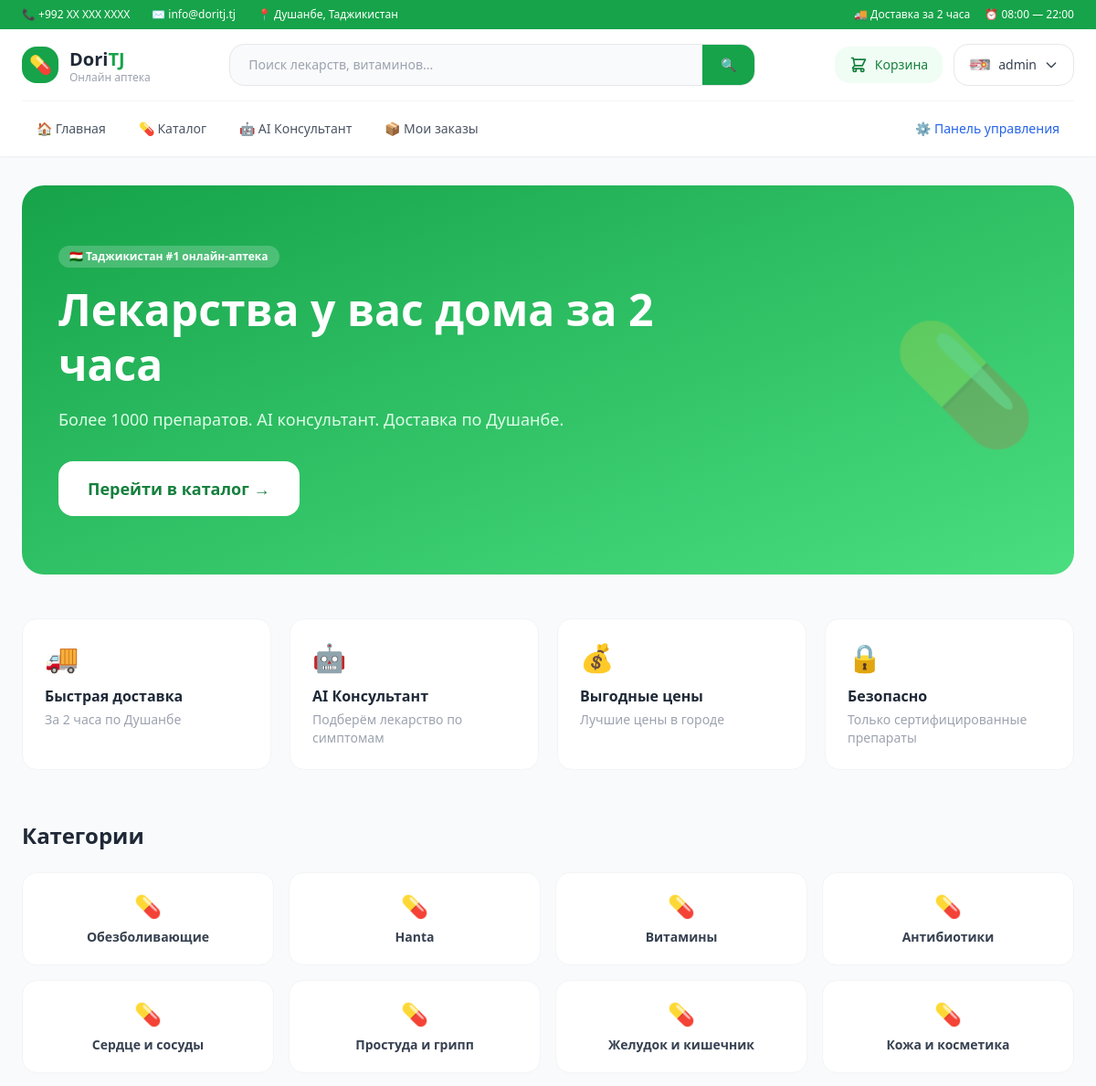
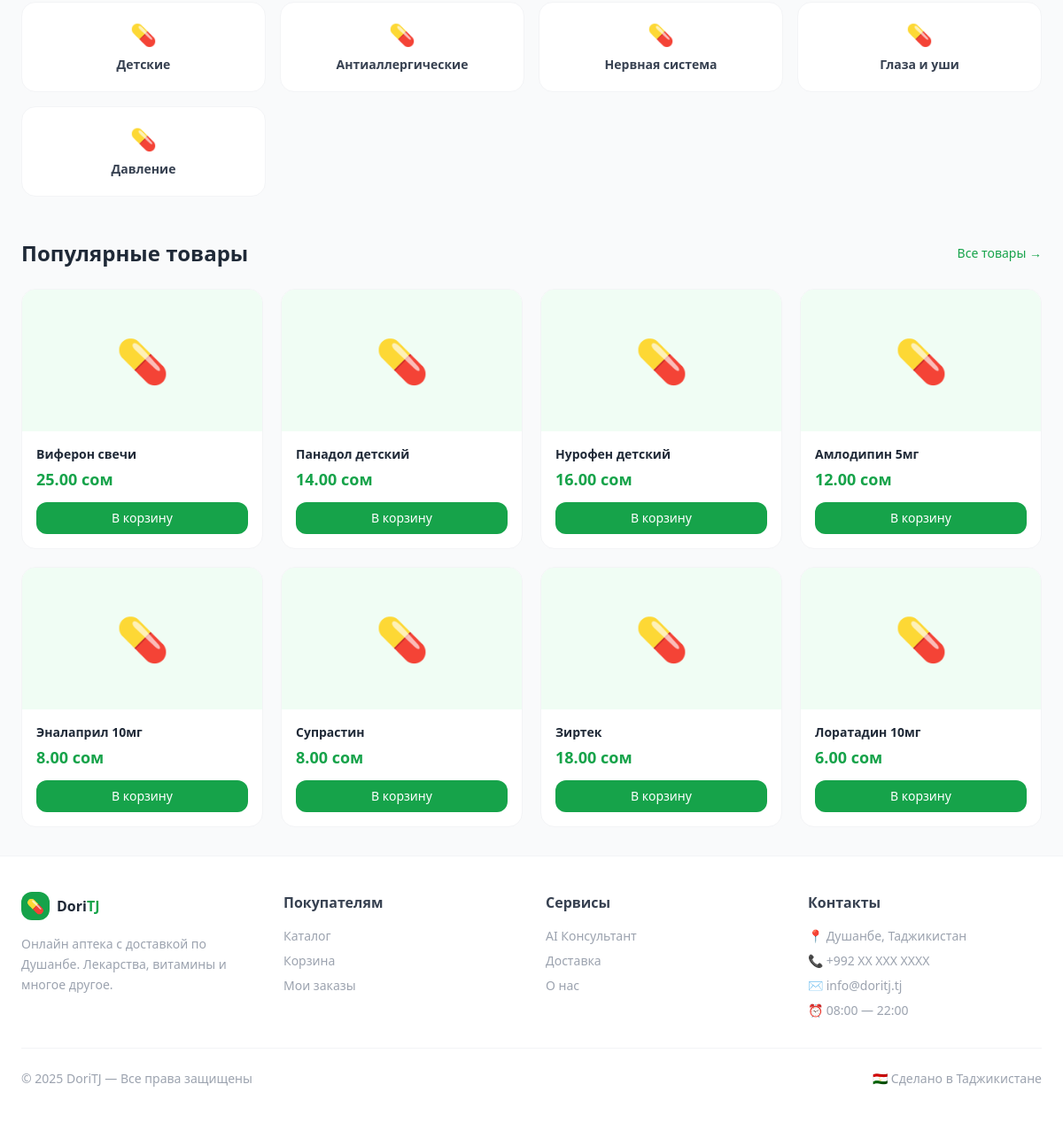
Screenshot of / (signed in) with the database file from the repository (2 pictures, top to bottom).
### accounts/models.py (models this page shows, shortened)
class User(AbstractUser):
    phone = models.CharField(max_length=20, blank=True)
    address = models.TextField(blank=True)
    birth_date = models.DateField(null=True, blank=True)
    avatar = models.ImageField(upload_to='avatars/', blank=True)
    age = models.PositiveIntegerField(null=True, blank=True)
    is_courier = models.BooleanField(default=False)
    is_manager = models.BooleanField(default=False)

### products/models.py (models this page shows, shortened)
class Category(models.Model):
    name = models.CharField(max_length=255)
    slug = models.SlugField(unique=True)
    icon = models.ImageField(upload_to='icons/', null=True, blank=True)
    is_deleted = models.BooleanField(default=False)

class Product(models.Model):
    category = models.ForeignKey(Category, on_delete=models.CASCADE)
    manufacturer = models.ForeignKey(Manufacturer, on_delete=models.SET_NULL, null=True)
    name = models.CharField(max_length=200)
    description = models.TextField(blank=True)
    price = models.DecimalField(max_digits=10, decimal_places=2)
    stock = models.PositiveIntegerField(default=0)
    image = models.ImageField(upload_to='products/', blank=True, null=True)
    is_prescription = models.BooleanField(default=False)
    active_substance = models.CharField(max_length=200, blank=True)
    created_at = models.DateTimeField(auto_now_add=True)
    is_deleted = models.BooleanField(default=False)

### products/views.py (the view)
# urls.py: path('', views.home, name='home'),
def home(request):
    categories = Category.objects.all()
    popular = Product.objects.filter(stock__gt=0, is_deleted=False).order_by('-id')[:8]
    advantages = [
        {"icon": "🚚", "title": "Быстрая доставка", "desc": "За 2 часа по Душанбе"},
        {"icon": "🤖", "title": "AI Консультант", "desc": "Подберём лекарство по симптомам"},
        {"icon": "💰", "title": "Выгодные цены", "desc": "Лучшие цены в городе"},
        {"icon": "🔒", "title": "Безопасно", "desc": "Только сертифицированные препараты"},
    ]
    return render(request, 'home.html', {
        'categories': categories,
        'popular': popular,
        'advantages': advantages
    })

### accounts/backend.py (called while the page is built)
    def get_user(self, user_id):
        try:
            return User.objects.get(pk=user_id)
        except User.DoesNotExist:
            return None

### templates/home.html (shortened to what this page needs)
{% extends 'base.html' %}
{% block content %}
<div class="relative bg-gradient-to-br from-green-600 to-green-400 rounded-3xl overflow-hidden mb-12 px-10 py-16 text-white">
    <div class="max-w-2xl">
        <span class="bg-white/20 text-white text-xs font-semibold px-3 py-1 rounded-full mb-4 inline-block">🇹🇯 Таджикистан #1 онлайн-аптека</span>
        <h1 class="text-5xl font-extrabold leading-tight mb-4">Лекарства у вас дома за 2 часа</h1>
        <p class="text-green-100 text-lg mb-8">Более 1000 препаратов. AI консультант. Доставка по Душанбе.</p>
        {% if user.is_authenticated %}
            <a href="/catalog/" class="bg-white text-green-700 font-bold px-8 py-4 rounded-2xl hover:bg-green-50 transition inline-block text-lg">Перейти в каталог →</a>
        {% endif %}
    </div>
    <div class="absolute right-10 top-1/2 -translate-y-1/2 text-9xl opacity-20 select-none">💊</div>
</div>
<div class="grid grid-cols-2 md:grid-cols-4 gap-5 mb-14">
    {% for adv in advantages %}
    <div class="bg-white rounded-2xl p-6 border border-gray-100 hover:shadow-md transition">
        <div class="text-3xl mb-3">{{ adv.icon }}</div>
        <h3 class="font-bold text-gray-800 mb-1">{{ adv.title }}</h3>
        <p class="text-gray-400 text-sm">{{ adv.desc }}</p>
    </div>
    {% endfor %}
</div>
{% if user.is_authenticated %}
<div class="mb-12">
    <h2 class="text-2xl font-bold text-gray-800 mb-6">Категории</h2>
    <div class="grid grid-cols-2 md:grid-cols-4 gap-4">
        {% for cat in categories %}
        <a href="/catalog/?category={{ cat.slug }}"
           class="bg-white border border-gray-100 rounded-2xl p-5 text-center hover:border-green-400 hover:shadow-md transition group">
            <div class="text-2xl mb-2">💊</div>
            <p class="font-semibold text-gray-700 group-hover:text-green-600 transition text-sm">{{ cat.name }}</p>
        </a>
        {% empty %}
        <p class="text-gray-400">Категорий нет</p>
        {% endfor %}
    </div>
</div>
<div>
    <div class="flex items-center justify-between mb-6">
        <h2 class="text-2xl font-bold text-gray-800">Популярные товары</h2>
        <a href="/catalog/" class="text-green-600 text-sm font-medium hover:underline">Все товары →</a>
    </div>
    <div class="grid grid-cols-2 md:grid-cols-4 gap-5">
        {% for product in popular %}
        <div class="bg-white rounded-2xl border border-gray-100 overflow-hidden hover:shadow-lg transition group">
            {% if product.image %}
                <img src="{{ product.image.url }}" alt="{{ product.name }}" class="w-full h-40 object-cover group-hover:scale-105 transition duration-300">
            {% else %}
                <div class="w-full h-40 bg-green-50 flex items-center justify-center text-5xl">💊</div>
            {% endif %}
            <div class="p-4">
                <p class="font-semibold text-gray-800 text-sm mb-1 truncate">{{ product.name }}</p>
                <p class="text-green-600 font-bold text-lg mb-3">{{ product.price }} сом</p>
                <a href="/orders/cart/add/{{ product.pk }}/"
                   class="block w-full text-center bg-green-600 text-white text-sm py-2 rounded-xl hover:bg-green-700 transition">
                    В корзину
                </a>
            </div>
        </div>
        {% empty %}
        <p class="text-gray-400 col-span-4">Товаров пока нет</p>
        {% endfor %}
    </div>
</div>
{% endif %}
{% endblock %}

### templates/base.html (shortened to what this page needs)
<!DOCTYPE html>
<html lang="ru">
<head>
    <script src="https://cdn.tailwindcss.com"></script>
</head>
<body class="bg-gray-50 text-gray-800 min-h-screen flex flex-col">
<div class="bg-green-600 text-white text-xs py-2 px-6">
    <div class="max-w-7xl mx-auto flex items-center justify-between">
        <div class="flex items-center gap-6">
            <span>📞 +992 XX XXX XXXX</span>
            <span>✉️ info@doritj.tj</span>
            <span>📍 Душанбе, Таджикистан</span>
        </div>
        <div class="flex items-center gap-4">
            <span>🚚 Доставка за 2 часа</span>
            <span>⏰ 08:00 — 22:00</span>
        </div>
    </div>
</div>
<header class="bg-white shadow-sm sticky top-0 z-50">
    <div class="max-w-7xl mx-auto px-6">
        <div class="flex items-center justify-between py-4 border-b border-gray-100">
            <a href="{% url 'home' %}" class="flex items-center gap-3">
                <div class="w-10 h-10 bg-green-600 rounded-2xl flex items-center justify-center text-white text-xl">
                    💊
                </div>
                <div>
                    <span class="text-xl font-extrabold text-gray-800">Dori</span><span class="text-xl font-extrabold text-green-600">TJ</span>
                    <p class="text-xs text-gray-400 leading-none">Онлайн аптека</p>
                </div>
            </a>
            <form method="GET" action="{% url 'catalog' %}"
                  class="hidden md:flex flex-1 max-w-xl mx-8">
                <div class="flex w-full bg-gray-50 border border-gray-200 rounded-2xl overflow-hidden focus-within:border-green-400 focus-within:bg-white transition">
                    <input type="text" name="search"
                           placeholder="Поиск лекарств, витаминов..."
                           class="flex-1 bg-transparent px-5 py-3 text-sm focus:outline-none">
                    <button type="submit"
                            class="bg-green-600 text-white px-5 py-3 hover:bg-green-700 transition text-sm font-medium">
                        🔍
                    </button>
                </div>
            </form>
            <div class="flex items-center gap-3">
                {% if user.is_authenticated %}
                <a href="{% url 'cart' %}"
                   class="relative flex items-center gap-2 bg-green-50 text-green-700 px-4 py-2.5 rounded-2xl hover:bg-green-100 transition">
                    <svg class="w-5 h-5" fill="none" stroke="currentColor" viewBox="0 0 24 24">
                        <path stroke-linecap="round" stroke-linejoin="round" stroke-width="2"
                            d="M3 3h2l.4 2M7 13h10l4-8H5.4M7 13L5.4 5M7 13l-2.293 2.293c-.63.63-.184 1.707.707 1.707H17m0 0a2 2 0 100 4 2 2 0 000-4zm-8 2a2 2 0 11-4 0 2 2 0 014 0z"/>
                    </svg>
                    <span class="text-sm font-medium">Корзина</span>
                </a>
                <div class="relative group">
                    <button class="flex items-center gap-2 border border-gray-200 px-4 py-2.5 rounded-2xl text-sm font-medium text-gray-700 hover:border-green-400 hover:text-green-600 transition">
                        {% if user.avatar %}
                            <img src="{{ user.avatar.url }}" class="w-6 h-6 rounded-full object-cover">
                        {% else %}
                            <div class="w-6 h-6 rounded-full bg-green-100 flex items-center justify-center text-green-600 text-xs font-bold">
                                {{ user.username|first|upper }}
                            </div>
                        {% endif %}
                        {{ user.username }}
                        <svg class="w-4 h-4" fill="none" stroke="currentColor" viewBox="0 0 24 24">
                            <path stroke-linecap="round" stroke-linejoin="round" stroke-width="2" d="M19 9l-7 7-7-7"/>
                        </svg>
                    </button>
                </div>
                {% endif %}
            </div>
        </div>
        {% if user.is_authenticated %}
        <nav class="flex items-center gap-1 py-3">
            <a href="{% url 'home' %}"
               class="px-4 py-2 rounded-xl text-sm font-medium text-gray-600 hover:bg-green-50 hover:text-green-600 transition">
                🏠 Главная
            </a>
            {% if user.is_courier %}
                <a href="{% url 'courier_dashboard' %}"
                   class="px-4 py-2 rounded-xl text-sm font-medium bg-green-600 text-white hover:bg-green-700 transition">
                    🛵 Панель курьера
                </a>
            {% else %}
                <a href="{% url 'catalog' %}"
                   class="px-4 py-2 rounded-xl text-sm font-medium text-gray-600 hover:bg-green-50 hover:text-green-600 transition">
                    💊 Каталог
                </a>
                <a href="{% url 'consultant' %}"
                   class="px-4 py-2 rounded-xl text-sm font-medium text-gray-600 hover:bg-green-50 hover:text-green-600 transition">
                    🤖 AI Консультант
                </a>
                <a href="{% url 'my_orders' %}"
                   class="px-4 py-2 rounded-xl text-sm font-medium text-gray-600 hover:bg-green-50 hover:text-green-600 transition">
                    📦 Мои заказы
                </a>
                {% if user.is_staff %}
                <a href="{% url 'product_list' %}"
                   class="px-4 py-2 rounded-xl text-sm font-medium text-blue-600 hover:bg-blue-50 transition ml-auto">
                    ⚙️ Панель управления
                </a>
                {% endif %}
            {% endif %}
        </nav>
    {% endif %}
    </div>
</header>
<main class="max-w-7xl mx-auto px-6 py-8 flex-1 w-full">
    {% block content %}{% endblock %}
</main>
<footer class="bg-white border-t border-gray-100 mt-auto">
    <div class="max-w-7xl mx-auto px-6 py-10">
        <div class="grid grid-cols-1 md:grid-cols-4 gap-8 mb-8">
            <div>
                <div class="flex items-center gap-2 mb-4">
                    <div class="w-8 h-8 bg-green-600 rounded-xl flex items-center justify-center text-white">💊</div>
                    <span class="font-extrabold text-gray-800">Dori<span class="text-green-600">TJ</span></span>
                </div>
                <p class="text-gray-400 text-sm leading-relaxed">Онлайн аптека с доставкой по Душанбе. Лекарства, витамины и многое другое.</p>
            </div>
            <div>
                <h4 class="font-bold text-gray-700 mb-4">Покупателям</h4>
                <ul class="space-y-2 text-sm text-gray-400">
                    <li><a href="{% url 'catalog' %}" class="hover:text-green-600 transition">Каталог</a></li>
                    <li><a href="{% url 'cart' %}" class="hover:text-green-600 transition">Корзина</a></li>
                    <li><a href="{% url 'my_orders' %}" class="hover:text-green-600 transition">Мои заказы</a></li>
                </ul>
            </div>
            <div>
                <h4 class="font-bold text-gray-700 mb-4">Сервисы</h4>
                <ul class="space-y-2 text-sm text-gray-400">
                    <li><a href="{% url 'consultant' %}" class="hover:text-green-600 transition">AI Консультант</a></li>
                    <li><a href="#" class="hover:text-green-600 transition">Доставка</a></li>
                    <li><a href="#" class="hover:text-green-600 transition">О нас</a></li>
                </ul>
            </div>
            <div>
                <h4 class="font-bold text-gray-700 mb-4">Контакты</h4>
                <ul class="space-y-2 text-sm text-gray-400">
                    <li>📍 Душанбе, Таджикистан</li>
                    <li>📞 +992 XX XXX XXXX</li>
                    <li>✉️ info@doritj.tj</li>
                    <li>⏰ 08:00 — 22:00</li>
                </ul>
            </div>
        </div>
        <div class="border-t border-gray-100 pt-6 flex items-center justify-between text-sm text-gray-400">
            <span>© 2025 DoriTJ — Все права защищены</span>
            <span>🇹🇯 Сделано в Таджикистане</span>
        </div>
    </div>
</footer>
</body>
</html>

### rows the page displays
User: avatar (picture), username "admin"
Category: name "Обезболивающие"
Category: name "Hanta"
Category: name "Витамины"
Category: name "Антибиотики"
Category: name "Сердце и сосуды"
Category: name "Простуда и грипп"
Category: name "Желудок и кишечник"
Category: name "Кожа и косметика"
Category: name "Детские"
Category: name "Антиаллергические"
Category: name "Нервная система"
Category: name "Глаза и уши"
Category: name "Давление"
Product: name "Виферон свечи", price "25.00"
Product: name "Панадол детский", price "14.00"
Product: name "Нурофен детский", price "16.00"
Product: name "Амлодипин 5мг", price "12.00"
Product: name "Эналаприл 10мг", price "8.00"
Product: name "Супрастин", price "8.00"
Product: name "Зиртек", price "18.00"
Product: name "Лоратадин 10мг", price "6.00"

### other values shown
{{ adv.icon }} "🚚" "🤖" "💰" "🔒"
{{ adv.title }} "Быстрая доставка" "AI Консультант" "Выгодные цены" "Безопасно"
{{ adv.desc }} "За 2 часа по Душанбе" "Подберём лекарство по симптомам" "Лучшие цены в городе" "Только сертифицированные препараты"
